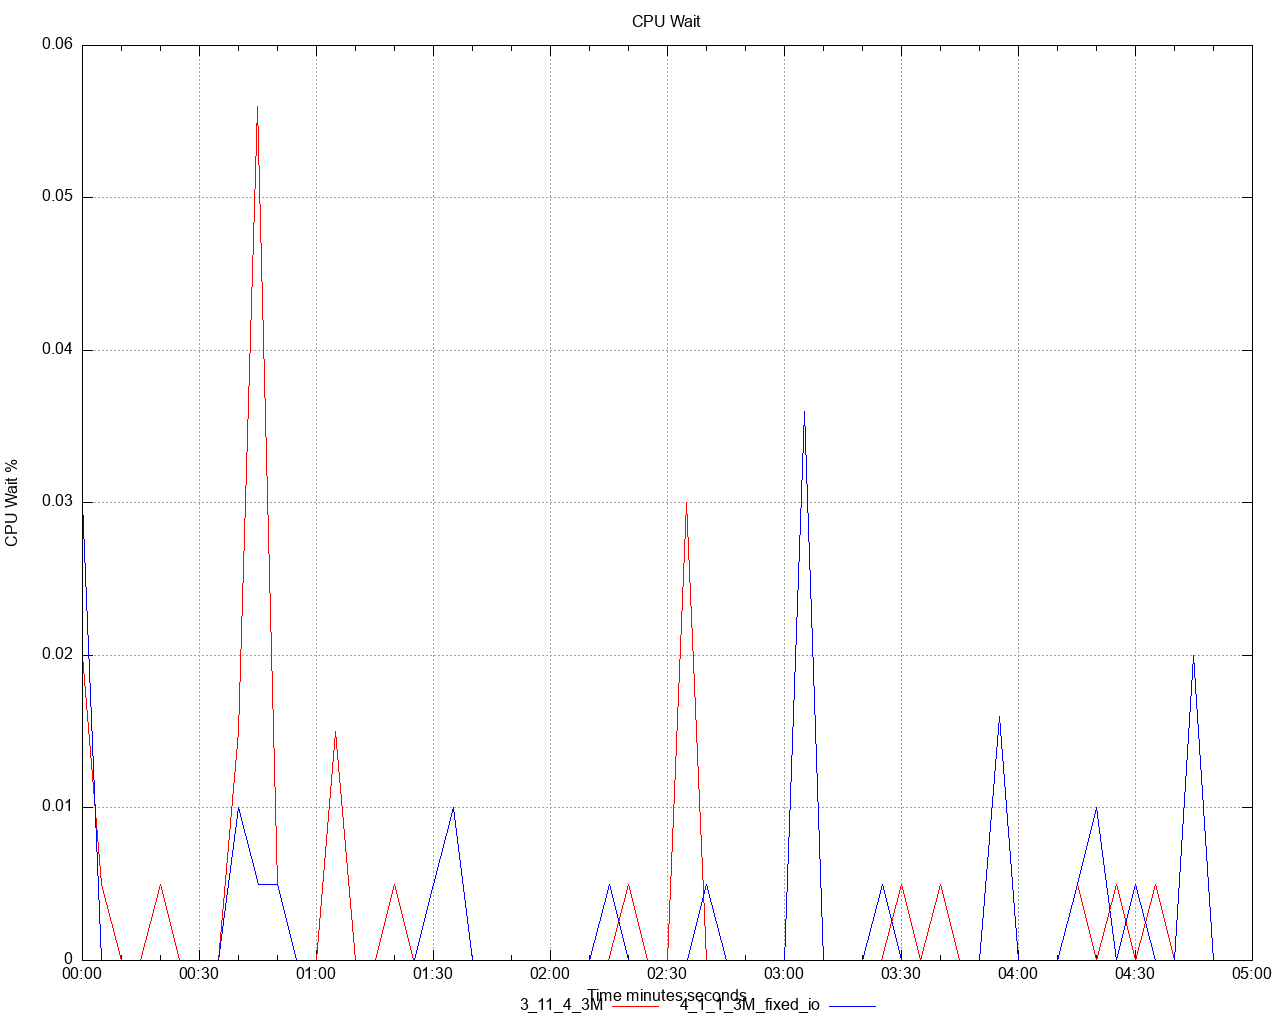

Write gnuplot code to recreate this figure.
set title 'CPU Wait' noenhanced
set style data lines
set datafile separator ","
set terminal png size 1280,1024
set grid
set key below
set xdata time
set timefmt "%s"
offset = 0
t0(x)=(offset=($0==0) ? x : offset, x - offset)
set xlabel 'Time minutes:seconds'
set ylabel 'CPU Wait %'
set output '/Users/ahmet.mircik/simulator/tests/report_3M_rate_limit_fixed_io_3_11/dstat/cpu_wait_A1.png'
plot \
   '/Users/ahmet.mircik/simulator/tests/report_3M_rate_limit_fixed_io_3_11/data/cpu_wait_A1_1.data' using (t0(timecolumn(1))):2 title "3_11_4_3M" noenhanced lt rgb "red", \
   '/Users/ahmet.mircik/simulator/tests/report_3M_rate_limit_fixed_io_3_11/data/cpu_wait_A1_2.data' using (t0(timecolumn(1))):2 title "4_1_1_3M_fixed_io" noenhanced lt rgb "blue", \
